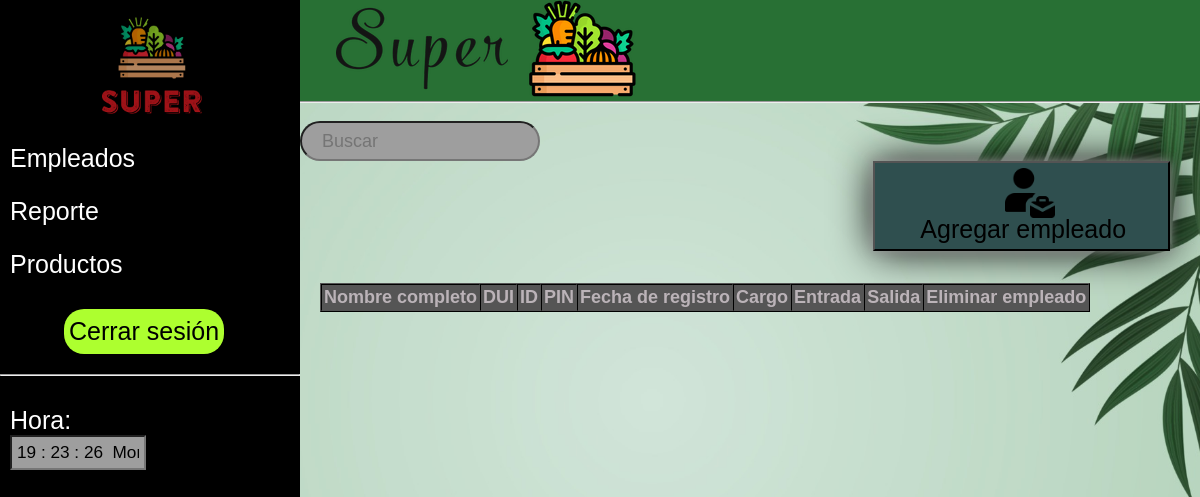
Page /php/AdminEmpleados.php on the earlier database version.
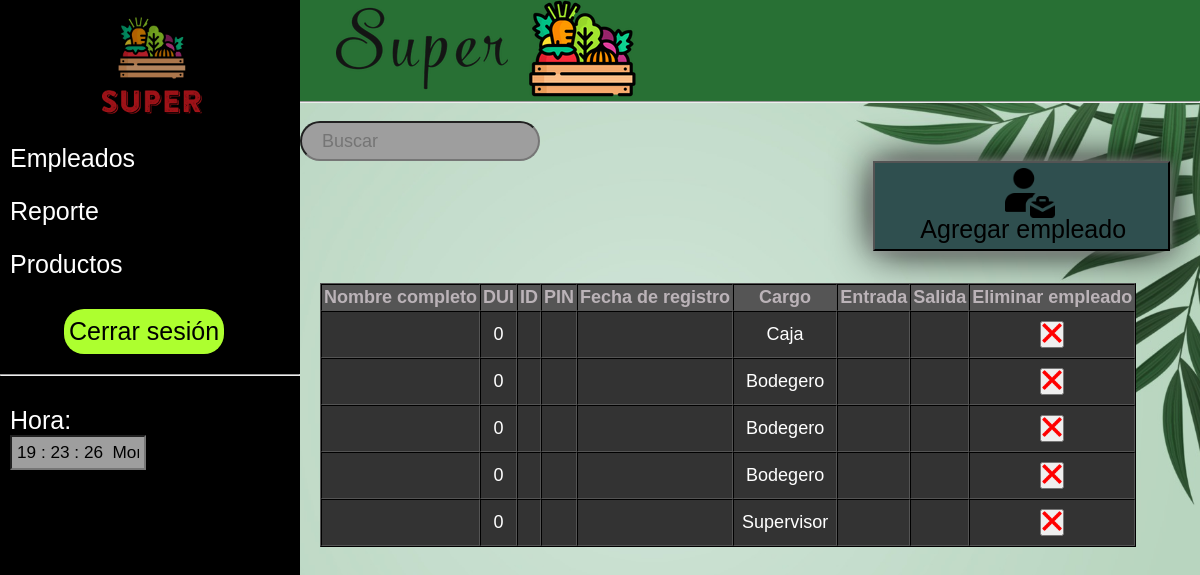
Same page on the later database version.
### tables this page shows
CREATE TABLE `empleados` (
  `ID` int(11) NOT NULL,
  `Nombre del empleado` varchar(100) NOT NULL,
  `DUI` int(9) NOT NULL,
  `Credencial (PIN)` varchar(100) NOT NULL,
  `ID del empleado` varchar(8) NOT NULL,
  `Fecha de ingreso` varchar(100) NOT NULL,
  `Cargo` varchar(100) NOT NULL
);

### php/AdminEmpleados.php (the view, shortened to what this page needs)
<?php
include "conexion.php";
$empleados = "Select * from empleados";
?>
<!DOCTYPE html>
<html lang="en">
<head>
    <link rel="stylesheet" href="../css/Menúlateral.css">
    <link rel="stylesheet" href="../css/AdminEmpleados.css">
    <link rel="stylesheet" href="../css/modalStyle.css">
</head>
<body onload="mueveReloj()" background="../Imagenes/fondoadmin.jpeg">
    <header>
        <img src="../Imagenes/Imagenes-Empleado/holax2.png" alt="">
        <hr>
    </header>
    <section class="container">
        <div class="fondo">
        <img src="../Imagenes/Imagenes-Empleado/hola.png" alt="logo" width="100">
        <br>
        <ul>
            <li> <a href="../php/AdminEmpleados.php"> Empleados</li></a>
            <li> <a href="../php/table.php">Reporte</a></li>
            <li><a href="../php/adminProductos.php">Productos</a></li>
            <br>
            <a href="../php/logout.php"><input id="cerrar" type="button" value="Cerrar sesión"/></a>
            <br>
            <hr>
            <br>
            <li><a href="#">Hora:</a><form name="form_reloj">
                <input type="text" name="reloj" size="10" onfocus="window.document.form_reloj.reloj.blur()">
                </form></li>
    </div>
    </section>
        <br>
        <div class="buscador">
            <input  type="text" placeholder="Buscar" required>
        </div>
    <div class="btnAddEmpleado">
      <button id="botoemple"> <a id="emple" href="../php/Registro empleado.php"> Agregar empleado <img id="empleimg" src="../Imagenes/Imagenes-Empleado/empleado-contratar.png" width="50px" alt=""></a></button>
    </div>
    <div class="employeecontainer">
        <table class="tablaemplo" border="1">
            <tr>
            <th>Nombre completo</th>
            <th>DUI</th>
            <th>ID</th>
            <th>PIN</th>
            <th>Fecha de registro</th>
            <th>Cargo</th>
            <th>Entrada</th>
            <th>Salida</th>
            <th>Eliminar empleado</th>
            </tr>
            <?php
              $result = mysqli_query($conn, $empleados);
              while ($row = mysqli_fetch_assoc($result)){
            ?>
            <tr>
                <td><?php echo $row["Nombre"]?></td>
                <td><?php echo $row["DUI"]?></td>
                <td><?php echo $row["IDemple"]?></td>
                <td><?php echo $row["PIN"]?></td>
                <td><?php echo $row["Fechaingre"]?></td>
                <td><?php echo $row["Cargo"]?></td>
                <td><?php echo $row["turnoentrada"]?></td>
                <td><?php echo $row["turnosalida"]?></td>
                <td><a href="../php/eliminarEmpleado.php?ID=<?php echo $row["ID"];?>"><button><img src="../Imagenes/Eliminar.webp" width="20px"id="myBtn"></button></a></td>
            </tr>
            <?php }?>
        </table>
    </div>
</body>
</html>

Differences in the rows shown:
added empleados: DUI "0", Cargo "Caja"
added empleados: DUI "0", Cargo "Bodegero"
added empleados: DUI "0", Cargo "Bodegero"
added empleados: DUI "0", Cargo "Bodegero"
added empleados: DUI "0", Cargo "Supervisor"
